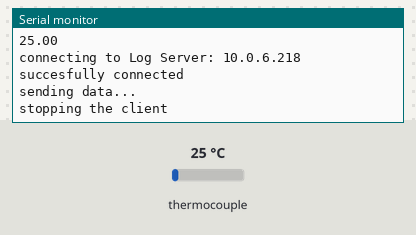
The sketch below on a simulated ESP8266 (NodeMCU). Parts: the last lines printed to the serial monitor. The inputs (shaded band) are chosen by the test bench; at power-on: thermocouple 25 °C. WiFi joins after 1.5 s; servers stay silent unless stated.

Above: at 3.2 s.
3.3 s: thermocouple set to 6 °C
At 3.3 s:
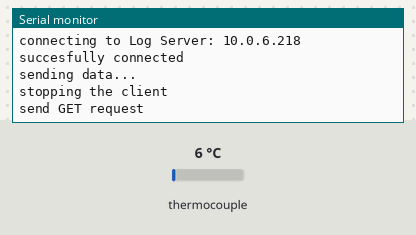
6.2 s: thermocouple set to 75 °C
At 6.57 s:
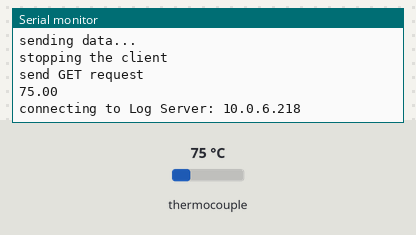
Timing chart, 0 to 9.2 s (numbered marks = the images above; inputs shaded):
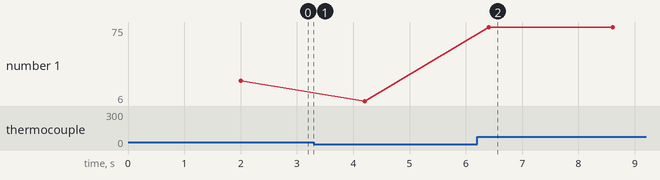

Measured:
- after the input at 6.2 s, the serial monitor: prints a new line after 0.21 s (image 2)
- plotted number 1: 25 → 6 after the input at 3.3 s, 6 → 75 after the input at 6.2 s

The sketch:

Socket_Client_Thermalcouple.ino
```cpp
#include "max6675.h"
#include <ESP8266WiFi.h>
#include <PubSubClient.h>

// IoT platform Credentials
String node = "Node1";

String logServer = "10.0.6.218";//Socket Server
int logServerPort = 8090;//Port Socket Server

// Internet router credentials
const char* WIFI_SSID = "<SSID WIFI>";
const char* WIFI_PASSWORD = "<PASSWORD WIFI>";
int timeDelay = 1000;

String data;

float temperature;

int ktcSO = D8;
int ktcCS = D7;
int ktcCLK = D6;

MAX6675 ktc(ktcCLK, ktcCS, ktcSO);
WiFiClient client;

void setup() {
  Serial.begin(115200);
  // give the MAX a little time to settle
  delay(500);

  setupWifi();
  Serial.println("wifi connected");

}

void loop() {
  if (WiFi.status() != WL_CONNECTED) {
    setupWifi();

  }
  temperature = ktc.readCelsius();
  temperature = temperature;
  Serial.println(temperature);

  buildData();
  sendDataToServer(data);
  Serial.println("send GET request");
  delay(timeDelay);
}

void buildData() {
  data = node+",";
  data += "temperature=";
  data += String(temperature);
}

//Send data to Socket Server
void sendDataToServer(String _data){
  Serial.println("connecting to Log Server: " + String(logServer));
  //client connect to Socket Server

  if (client.connect(logServer, logServerPort)) {
    Serial.println("succesfully connected");
    Serial.println("sending data...");
  //============================================
  /*
    client.print("POST /update HTTP/1.1\n");
    client.print("Host: "+String(logServer)+"\n");
    client.print("X-SENSOR-GATEWAY-API-KEY-WSN: " + node + "\n");
    client.print("Content-Type: application/x-www-form-urlencoded\n");
    client.print("Content-Length: ");
    client.print(_data.length());
    Serial.println("Content length : "+String(_data.length()));
    client.print("\n");
  */
  //==================================================
    client.print(_data);
  }
  client.stop();
  Serial.println("stopping the client");
  delay(timeDelay);
}

void setupWifi() {
  Serial.print("Connecting to WiFi network: " + String(WIFI_SSID));
//  WiFi.hostname(mqttNode.c_str());
  WiFi.mode(WIFI_STA);
  WiFi.begin(WIFI_SSID, WIFI_PASSWORD);

  while (WiFi.status() != WL_CONNECTED) {
    // Wait 500msec seconds before retrying
    delay(500);
    Serial.print(".");
  }
  Serial.println("\nWiFi connected successfully and assigned IP: " + WiFi.localIP().toString());
}
```
